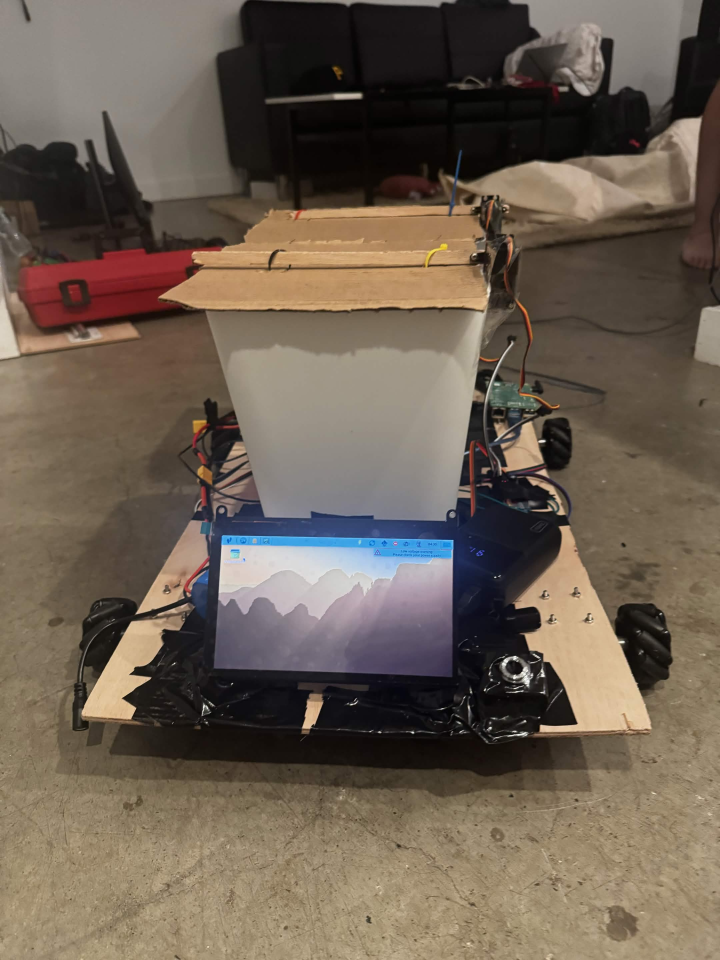
#> input picture Media/IMG_2706.jpg, 2160 x 2880 px (shown at 1/3 size); its folder holds 6 pictures in this run
$ python build_video-v2.py
#> lines starting #> are read from the running program, lines starting #| are printed output that depends on the picture
from pathlib import Path
import subprocess, wave, json
import numpy as np
from PIL import Image, ImageOps, ImageDraw, ImageFont

ROOT=Path(__file__).resolve().parents[2]
OUT=ROOT/'output/video'; A=OUT/'assets'; A.mkdir(exist_ok=True)
W,H=1920,1080
BG='#10191d'; WHITE='#eff7f4'; GREEN='#a2efb6'; MUTED='#a3b8b6'
def font(n,bold=False): return ImageFont.truetype('C:/Windows/Fonts/'+('segoeuib.ttf' if bold else 'segoeui.ttf'),n)
def run(args): subprocess.run(['ffmpeg','-hide_banner','-loglevel','error','-y',*map(str,args)],check=True)
def base(k,tag,title,lines,layout='side'):
 im=Image.new('RGB',(W,H),BG);d=ImageDraw.Draw(im)
 d.rounded_rectangle((80,80,340,130),25,fill=GREEN);d.text((102,87),'SORTROVER',font=font(26,True),fill=BG)
 d.text((80,195),tag.upper(),font=font(25,True),fill=GREEN)
 if layout=='side':
  y=265
  for line in title.split('\n'): d.text((76,y),line,font=font(88,True),fill=WHITE);y+=108
  y+=38
  for line in lines: d.text((80,y),line,font=font(34),fill=MUTED);y+=52
 else:
  d.text((78,234),title,font=font(64,True),fill=WHITE)
  d.text((80,320),'  /  '.join(lines),font=font(30),fill=MUTED)
 d.line((80,985,1840,985),fill='#33464a',width=2)
 d.text((80,1010),'LITTER-ALLY TRASH  |  PROJECT DEMO',font=font(23,True),fill=MUTED)
 d.text((1740,1005),f'{k:02d} / 09',font=font(25),fill=GREEN)
 return im
def photo(im,name,box):
 p=ImageOps.exif_transpose(Image.open(ROOT/'Media'/name)).convert('RGB')
 im.paste(ImageOps.fit(p,(box[2]-box[0],box[3]-box[1])),box[:2])
def encode_still(k,im,seconds):
 p=A/f'card-{k}.png';im.save(p)
 run(['-loop','1','-i',p,'-t',seconds,'-vf',f"scale=2016:1134,crop=1920:1080:x='48+18*sin(t/3)':y=27,fade=t=in:st=0:d=0.25,fade=t=out:st={seconds-.25}:d=0.25",'-r','30','-c:v','libx264','-preset','fast','-crf','20','-pix_fmt','yuv420p','-an',A/f'seg-{k}.mp4'])
def encode_clip(k,im,src,start,seconds,box):
 p=A/f'card-{k}.png';im.save(p);x,y,w,h=box
 vf=f'[0:v]scale={w}:{h}:force_original_aspect_ratio=decrease:force_divisible_by=2,pad={w}:{h}:(ow-iw)/2:(oh-ih)/2:color=0x10191d,setsar=1[v];[1:v][v]overlay={x}:{y}:shortest=1,fade=t=in:st=0:d=0.25,fade=t=out:st={seconds-.25}:d=0.25[out]'
 run(['-ss',start,'-i',ROOT/'Media'/src,'-loop','1','-i',p,'-filter_complex',vf,'-map','[out]','-t',seconds,'-r','30','-c:v','libx264','-preset','fast','-crf','20','-pix_fmt','yuv420p','-an',A/f'seg-{k}.mp4'])

def site_card(k,tag,title,lines,name,crop,seconds,note):
 im=base(k,tag,title,lines,'wide')
 p=Image.open(A/name).convert('RGB').crop(crop);p=ImageOps.contain(p,(1760,540))
 im.paste(p,((W-p.width)//2,395));d=ImageDraw.Draw(im)
 d.text((80,948),note,font=font(22),fill=GREEN)
 encode_still(k,im,seconds);print(f'{k}/9 {tag}',flush=True)

im=base(1,'Meet SortRover','Show it.\nSort it.',['Local AI identifies the item.','The matching bin lid opens.']);photo(im,'IMG_2706.jpg',(1050,55,1840,950));encode_still(1,im,4);print('1/9 intro',flush=True)
#> after the loop in base, `for line in title.split('\n'): d.text((76,y),line,font=font(88,True),f..`: y = 481
#> in base, `y+=38`: y = 519
#> the loop in base, `for line in lines: d.text((80,y),line,font=font(34),fill=MUTED);y+=52` made 2 passes
#> y on passes 1 to 2: 571, 623
#> after the loop in base, `for line in lines: d.text((80,y),line,font=font(34),fill=MUTED);y+=52`: y = 623
#> in photo, p is the input picture: PIL image 2160x2880 RGB; mean R, G, B 108.6, 95.5, 82.3
#> in photo, `im.paste(ImageOps.fit(p,(box[2]-box[0],box[3]-box[1])),box[:2])`:
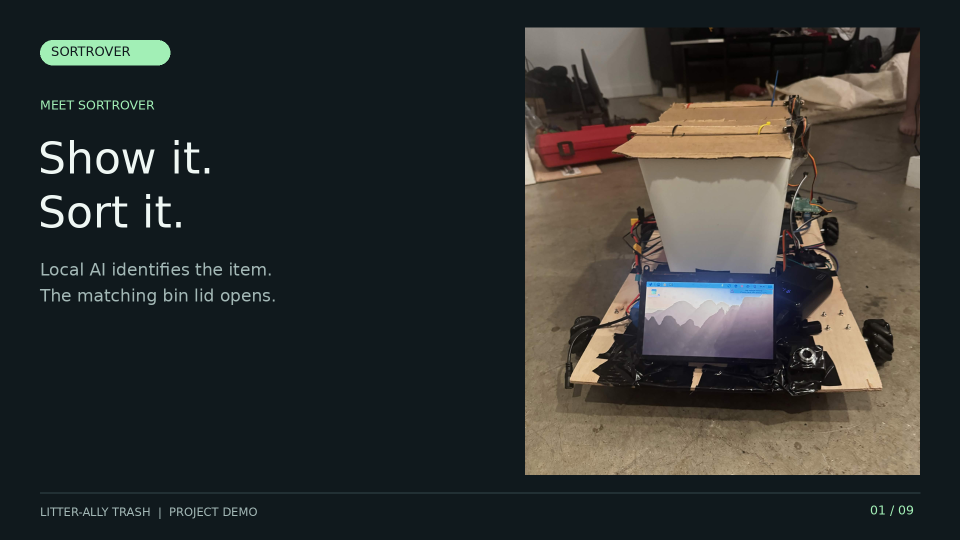
#> im: PIL image 1920x1080 RGB (shown at 1/2 size); mean R, G, B 49.4, 51.2, 49.1
im=base(2,'Local AI model','What are you\nholding?',['Camera frames go to a local','CLIP vision model on the laptop.','It identifies the object and','assigns trash or recycling.']);photo(im,'IMG_3595.jpg',(1050,55,1840,950));encode_still(2,im,6);print('2/9 local AI',flush=True)
#> the loop in base (call 2), `for line in lines: d.text((80,y),line,font=font(34),fill=MUTED);y+=52` made 4 passes
#> y on passes 1 to 4: 571, 623, 675, 727
#> call 2 of photo, with name = 'IMG_3595.jpg', box = (1050, 55, 1840, 950)
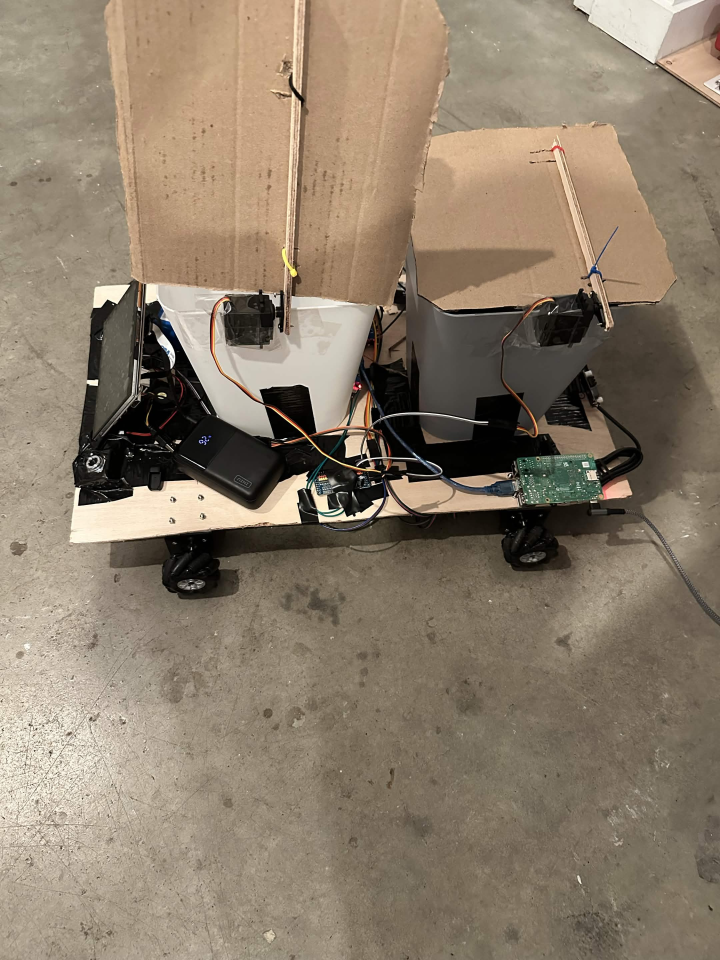
#> input picture Media/IMG_3595.jpg, 2160 x 2880 px (shown at 1/3 size)
#> in photo, p is the input picture: PIL image 2160x2880 RGB; mean R, G, B 139.9, 125.3, 107
site_card(3,'Scanner on the website','Hold one item in view.',['Camera preview','Item & bin result','Recognition runs locally'],'scanner-site.png',(365,175,1800,800),7,'Actual scanner interface shown on standby; preview uses example counts.')
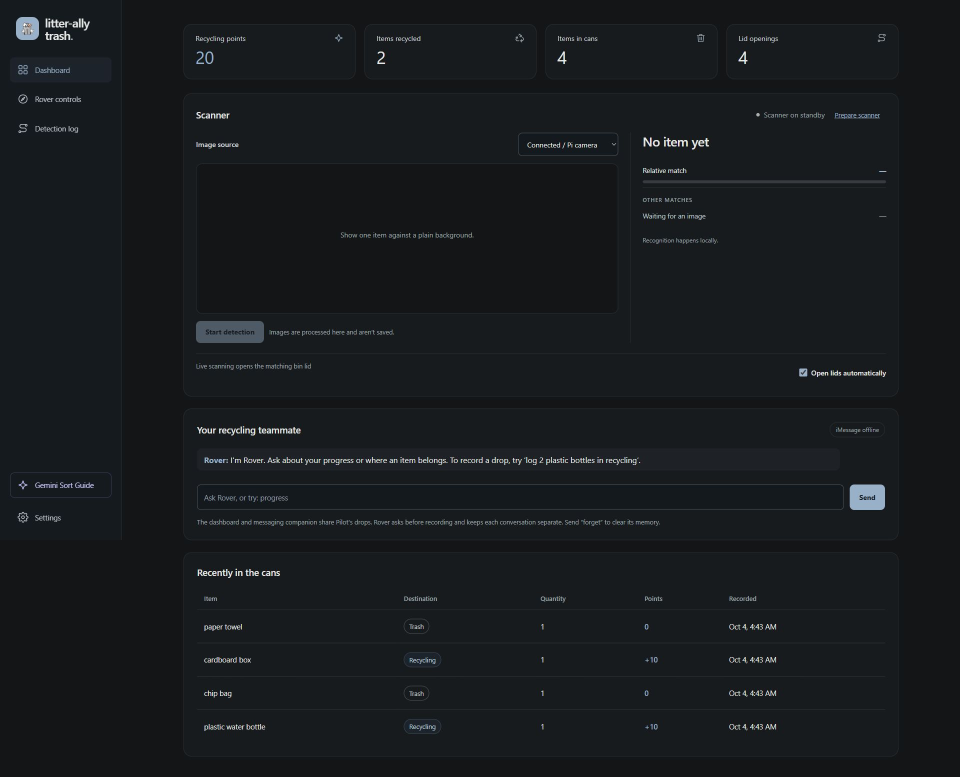
#> input picture output/video/assets/scanner-site.png, 1920 x 1553 px (shown at 1/2 size)
#| 3/9 Scanner on the website
im=base(4,'How the lids are chosen','Local AI chooses the matching bin.',['Hold an item up','Identify it locally','Open its bin lid'],'wide');d=ImageDraw.Draw(im)
for y,heading,items in [(430,'RECYCLING','Plastic water bottle  /  Cardboard'),(680,'TRASH','Chip bag  /  Paper towel')]:
 d.rounded_rectangle((80,y,1840,y+210),25,fill='#1e3032');d.text((115,y+26),heading,font=font(34,True),fill=GREEN);d.text((115,y+95),items,font=font(40),fill=WHITE);d.text((1220,y+100),'Matching lid opens',font=font(35,True),fill=GREEN)
encode_still(4,im,7);print('4/9 AI to lid',flush=True)
#> call 4 of encode_still, with k = 4, seconds = 7
#> in encode_still (call 4), `p = A / f'card-{k}.png'`:
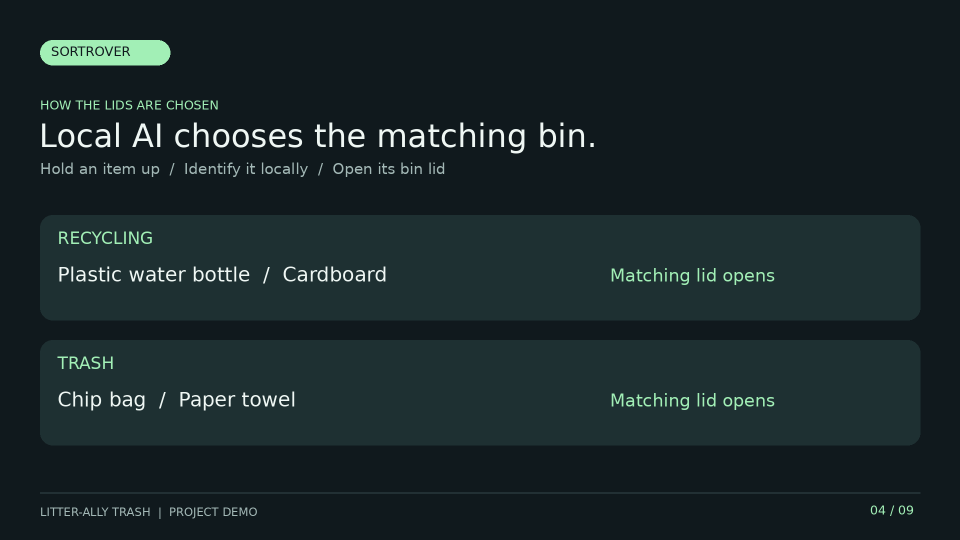
#> saved as card-4.png: PIL image 1920x1080 RGB (shown at 1/2 size); mean R, G, B 25.3, 38.2, 40.8
#| 4/9 AI to lid
im=base(5,'Automatic lid opening','Detect.\nOpen.\nDrop.',['A stable live detection triggers','the corresponding bin lid.','Automatic opening is enabled','on the scanner dashboard.']);encode_clip(5,im,'IMG_3593.MOV',12,9,(1160,35,516,916));print('5/9 lid demo',flush=True)
site_card(6,'Detection log','See what the AI recognized.',['Totals','Trash vs. recycling','Breakdown by item'],'log-site.png',(365,35,1800,710),8,'Actual detection-log interface; labeled example data, not a live AI run.')
#> call 2 of site_card, with k = 6, tag = 'Detection log', title = 'See what the AI recognized.', name = 'log-site.png', crop = (365, 35, 1800, 710), seconds = 8
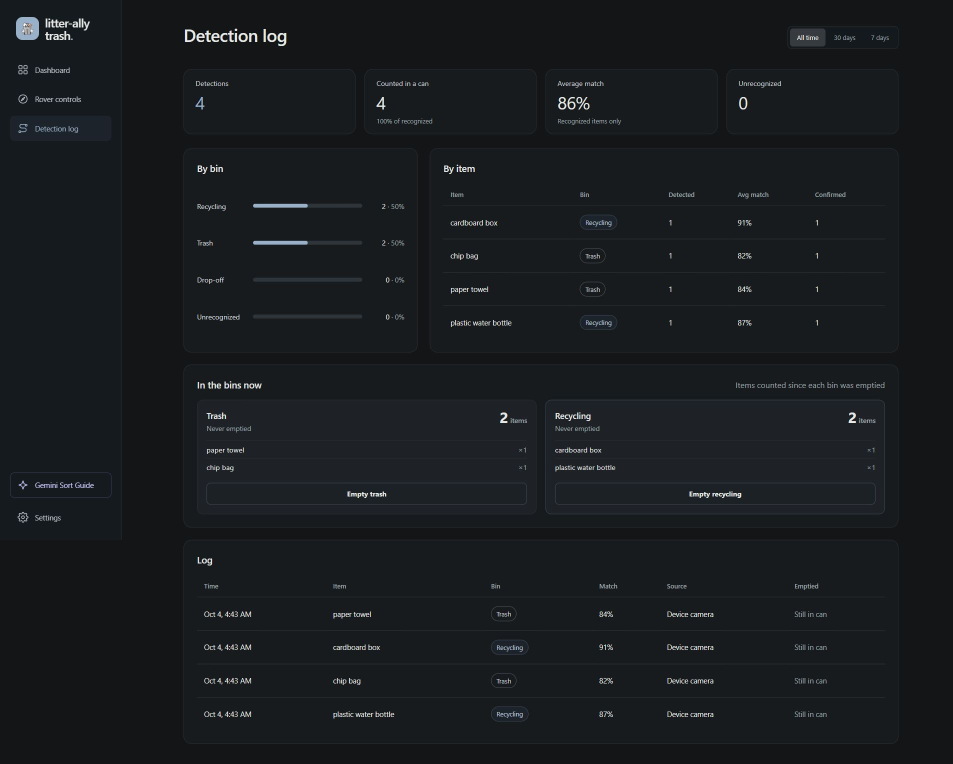
#> input picture output/video/assets/log-site.png, 1905 x 1528 px (shown at 1/2 size)
#| 6/9 Detection log
site_card(7,'Detection history','Every detection has a record.',['Item','Assigned bin','Match score','Camera source','Time'],'log-site.png',(365,1080,1800,1495),8,'Example records shown. Match score is a relative match, not certainty.')
#> call 3 of site_card, with k = 7, tag = 'Detection history', title = 'Every detection has a record.', name = 'log-site.png', crop = (365, 1080, 1800, 1495), seconds = 8
#> in site_card (call 3), `p = Image.open(A / name).convert('RGB').crop(crop)`:
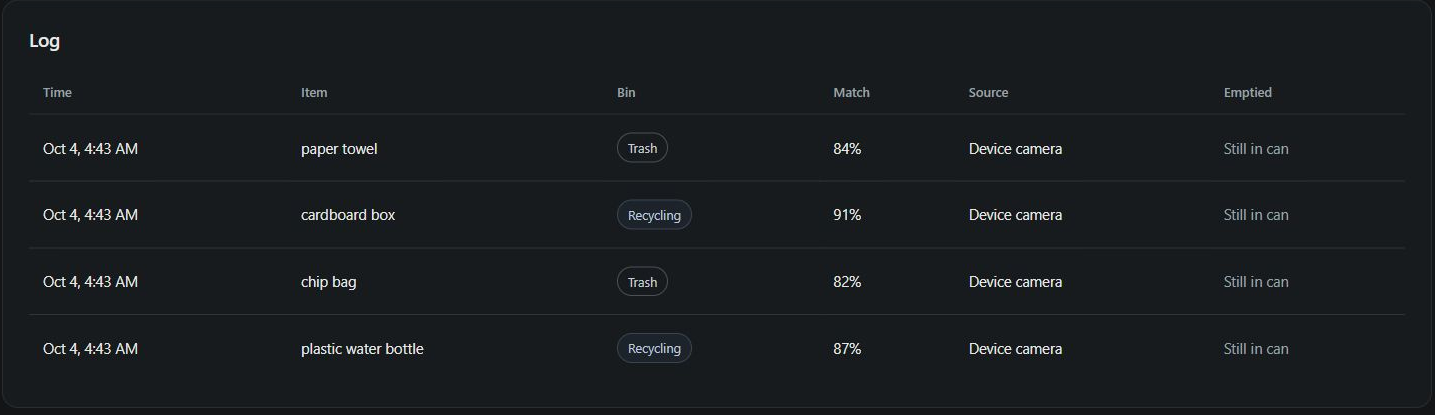
#> p: PIL image 1435x415 RGB; mean R, G, B 25.4, 29.3, 32.3
#> in encode_still (call 6), `p = A / f'card-{k}.png'`:
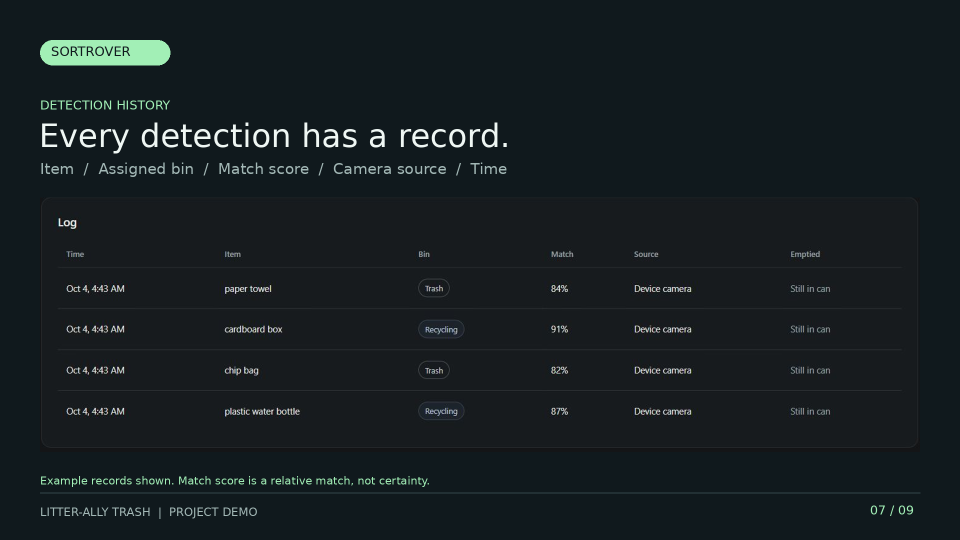
#> saved as card-7.png: PIL image 1920x1080 RGB (shown at 1/2 size); mean R, G, B 23, 30.5, 33.5
#> (the run stopped early here; a loop or call above may not have finished)
